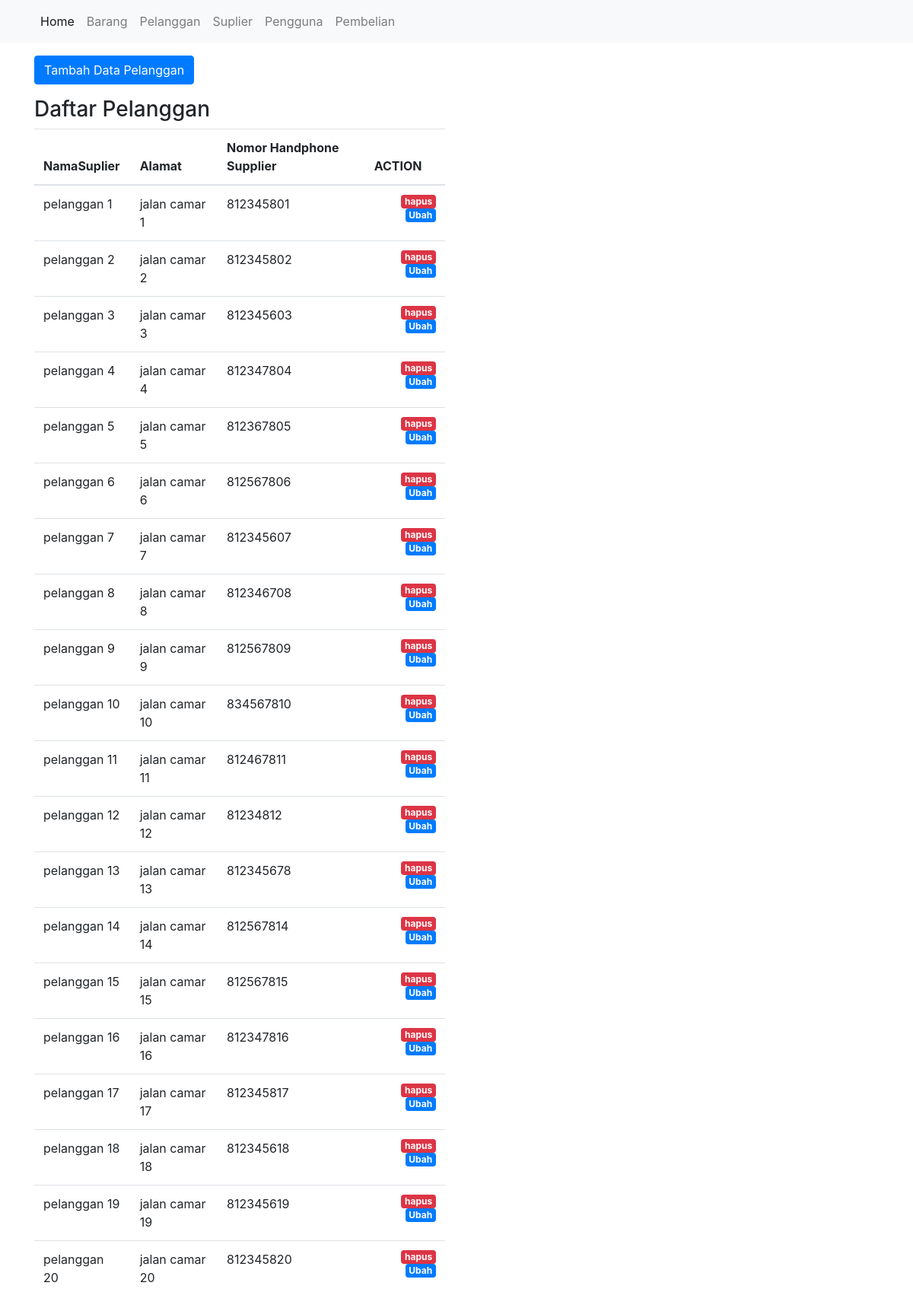
The app's page /public/pelanggan with its own data.
### tables this page shows
create table pelanggan(
	idPelanggan int not null auto_increment primary key,
	namaPelanggan varchar(250) not null,
    alamatPelanggan varchar(500) not null,
    noHpPelanggan int not null,
    IdPembelian int not null,
	FOREIGN KEY (IdPembelian) REFERENCES pembelian(IdPembelian)
);

### app/core/Controller.php (called while the page is built, shortened)
<?php
class Controller {
    public function view($view, $data = [])
    {
        require_once '../app/views/' . $view . '.php';
    }
    public function model($model)
    {
        return new $model;
    }
}

### app/controllers/Pelanggan.php (called while the page is built, shortened)
<?php
class Pelanggan extends Controller {
    public function index()
    {
        $data['judul'] = 'Daftar Pelanggan';
        $data['br'] = $this->model('Pelanggan_model')->getAllPelanggan();
        $this->view('pelanggan/index', $data);
    }
}

### app/core/App.php (called while the page is built, shortened)
<?php
class App {
    protected $method = 'index';
    protected $params = [];
    public function __construct()
    {
        $this->controller = new $this->controller;
        call_user_func_array([$this->controller, $this->method], $this->params);
    }
}

### public/index.php (called while the page is built, shortened)
<?php
$app = new App;

### app/core/Database.php (called while the page is built, shortened)
<?php
class Database {
    private $host = DB_HOST;
    private $user = DB_USER;
    private $pass = DB_PASS;
    private $db_name = DB_NAME;
    private $dbh;
    private $stmt;
    public function __construct()
    {
        $dsn = 'mysql:host=' . $this->host . ';dbname=' . $this->db_name;
        $option = [
            PDO::ATTR_PERSISTENT => true,
            PDO::ATTR_ERRMODE => PDO::ERRMODE_EXCEPTION
        ];
        try {
            $this->dbh = new PDO($dsn, $this->user, $this->pass, $option);
        } catch(PDOException $e) {
            die($e->getMessage());
        }
    }
    public function query($query)
    {
        $this->stmt = $this->dbh->prepare($query);
    }
    public function execute()
    {
        $this->stmt->execute();
    }
    public function resultSet()
    {
        $this->execute();
        return $this->stmt->fetchAll(PDO::FETCH_ASSOC);
    }
}

### app/models/Pelanggan_model.php (called while the page is built, shortened)
<?php
class Pelanggan_model {
    private $table = 'pelanggan';
    private $db;
    public function __construct()
    {
        $this->db = new Database;
    }
    public function getAllPelanggan()
    {
        $this->db->query('SELECT * FROM ' . $this->table);
        return $this->db->resultSet();
    }
}

### app/views/pelanggan/index.php (the view, shortened to what this page needs)
<div class="container mt-3">
    <div class="row">
      <div class="col-lg-6">
      </div>
    </div>
    <div class="row mb-3">
      <div class="col-lg-6">
        <button type="button" class="btn btn-primary tombolTambahData" data-toggle="modal" data-target="#formModal">
          Tambah Data Pelanggan
        </button>
      </div>
    </div>
    <div class="row">
        <div class="col-lg-6">
          <h3>Daftar Pelanggan</h3>
          <table class="table table-hover">
                <thead>
                    <tr>
                        <th scope="col">NamaSuplier</th>
                        <th scope="col">Alamat</th>
                        <th scope="col">Nomor Handphone Supplier</th>
                        <th scope="col">ACTION</th>
                    </tr>
                </thead>
                <tbody>
                    <?php foreach( $data['br'] as $br ) : ?>
                    <tr>
                        <td><?= $br['namaPelanggan'];?></td>
                        <td><?= $br['alamatPelanggan'];?></td>
                        <td> <?= $br['noHpPelanggan'];?></td>
                        <td>
                         <a href="<?= BASEURL; ?>/pelanggan/hapus/<?= $br['idPelanggan']; ?>" class="badge badge-danger float-right" onclick="return confirm('yakin?');">hapus</a>
                  <a href="<?= BASEURL; ?>/pelanggan/ubahDetail/<?= $br['idPelanggan']; ?>" class="badge badge-primary float-right">Ubah</a>
                        </td>
                    </tr>
                    <?php endforeach; ?>
                </tbody>
    </table>
        </div>
    </div>
</div>

### public/css/style.css (style rules this page uses)
.badge { margin-left: 3px; }

### records on screen
pelanggan: namaPelanggan "pelanggan 1", alamatPelanggan "jalan camar 1", noHpPelanggan "812345801"
pelanggan: namaPelanggan "pelanggan 2", alamatPelanggan "jalan camar 2", noHpPelanggan "812345802"
pelanggan: namaPelanggan "pelanggan 3", alamatPelanggan "jalan camar 3", noHpPelanggan "812345603"
pelanggan: namaPelanggan "pelanggan 4", alamatPelanggan "jalan camar 4", noHpPelanggan "812347804"
pelanggan: namaPelanggan "pelanggan 5", alamatPelanggan "jalan camar 5", noHpPelanggan "812367805"
pelanggan: namaPelanggan "pelanggan 6", alamatPelanggan "jalan camar 6", noHpPelanggan "812567806"
pelanggan: namaPelanggan "pelanggan 7", alamatPelanggan "jalan camar 7", noHpPelanggan "812345607"
pelanggan: namaPelanggan "pelanggan 8", alamatPelanggan "jalan camar 8", noHpPelanggan "812346708"
pelanggan: namaPelanggan "pelanggan 9", alamatPelanggan "jalan camar 9", noHpPelanggan "812567809"
pelanggan: namaPelanggan "pelanggan 10", alamatPelanggan "jalan camar 10", noHpPelanggan "834567810"
pelanggan: namaPelanggan "pelanggan 11", alamatPelanggan "jalan camar 11", noHpPelanggan "812467811"
pelanggan: namaPelanggan "pelanggan 12", alamatPelanggan "jalan camar 12", noHpPelanggan "81234812"
pelanggan: namaPelanggan "pelanggan 13", alamatPelanggan "jalan camar 13", noHpPelanggan "812345678"
pelanggan: namaPelanggan "pelanggan 14", alamatPelanggan "jalan camar 14", noHpPelanggan "812567814"
pelanggan: namaPelanggan "pelanggan 15", alamatPelanggan "jalan camar 15", noHpPelanggan "812567815"
pelanggan: namaPelanggan "pelanggan 16", alamatPelanggan "jalan camar 16", noHpPelanggan "812347816"
pelanggan: namaPelanggan "pelanggan 17", alamatPelanggan "jalan camar 17", noHpPelanggan "812345817"
pelanggan: namaPelanggan "pelanggan 18", alamatPelanggan "jalan camar 18", noHpPelanggan "812345618"
pelanggan: namaPelanggan "pelanggan 19", alamatPelanggan "jalan camar 19", noHpPelanggan "812345619"
pelanggan: namaPelanggan "pelanggan 20", alamatPelanggan "jalan camar 20", noHpPelanggan "812345820"
